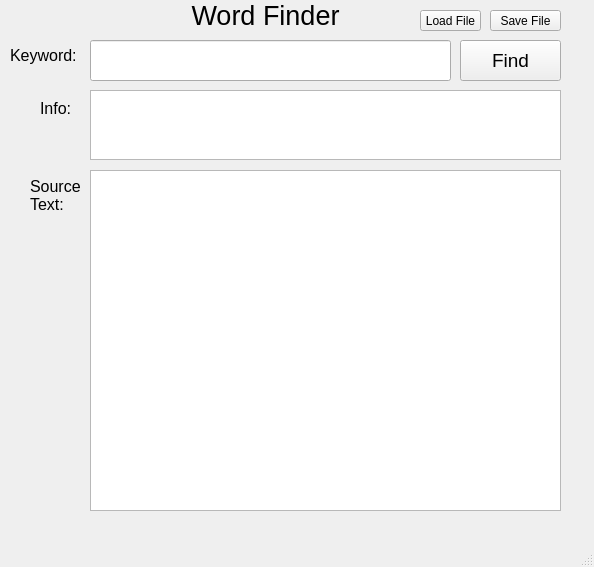
<?xml version="1.0" encoding="UTF-8"?>
<ui version="4.0">
 <class>MainWindow</class>
 <widget class="QMainWindow" name="MainWindow">
  <property name="geometry">
   <rect>
    <x>0</x>
    <y>0</y>
    <width>594</width>
    <height>567</height>
   </rect>
  </property>
  <property name="windowTitle">
   <string>MainWindow</string>
  </property>
  <widget class="QWidget" name="centralwidget">
   <widget class="QPushButton" name="loadFile">
    <property name="geometry">
     <rect>
      <x>420</x>
      <y>10</y>
      <width>61</width>
      <height>21</height>
     </rect>
    </property>
    <property name="text">
     <string>Load File</string>
    </property>
   </widget>
   <widget class="QPushButton" name="saveFile">
    <property name="geometry">
     <rect>
      <x>490</x>
      <y>10</y>
      <width>71</width>
      <height>21</height>
     </rect>
    </property>
    <property name="text">
     <string>Save File</string>
    </property>
   </widget>
   <widget class="QPushButton" name="findButton">
    <property name="geometry">
     <rect>
      <x>460</x>
      <y>40</y>
      <width>101</width>
      <height>41</height>
     </rect>
    </property>
    <property name="font">
     <font>
      <pointsize>14</pointsize>
     </font>
    </property>
    <property name="text">
     <string>Find</string>
    </property>
   </widget>
   <widget class="QTextEdit" name="infoBox">
    <property name="geometry">
     <rect>
      <x>90</x>
      <y>90</y>
      <width>471</width>
      <height>70</height>
     </rect>
    </property>
   </widget>
   <widget class="QTextEdit" name="sourceTextBox">
    <property name="geometry">
     <rect>
      <x>90</x>
      <y>170</y>
      <width>471</width>
      <height>341</height>
     </rect>
    </property>
   </widget>
   <widget class="QLabel" name="label">
    <property name="geometry">
     <rect>
      <x>10</x>
      <y>40</y>
      <width>71</width>
      <height>31</height>
     </rect>
    </property>
    <property name="font">
     <font>
      <pointsize>12</pointsize>
     </font>
    </property>
    <property name="text">
     <string>Keyword:</string>
    </property>
   </widget>
   <widget class="QLabel" name="label_2">
    <property name="geometry">
     <rect>
      <x>40</x>
      <y>100</y>
      <width>49</width>
      <height>16</height>
     </rect>
    </property>
    <property name="font">
     <font>
      <pointsize>12</pointsize>
     </font>
    </property>
    <property name="text">
     <string>Info:</string>
    </property>
   </widget>
   <widget class="QLabel" name="label_3">
    <property name="geometry">
     <rect>
      <x>30</x>
      <y>170</y>
      <width>71</width>
      <height>51</height>
     </rect>
    </property>
    <property name="font">
     <font>
      <pointsize>12</pointsize>
     </font>
    </property>
    <property name="text">
     <string>Source Text:</string>
    </property>
    <property name="wordWrap">
     <bool>true</bool>
    </property>
   </widget>
   <widget class="QLineEdit" name="input">
    <property name="geometry">
     <rect>
      <x>90</x>
      <y>40</y>
      <width>361</width>
      <height>41</height>
     </rect>
    </property>
   </widget>
   <widget class="QLabel" name="label_4">
    <property name="geometry">
     <rect>
      <x>110</x>
      <y>0</y>
      <width>311</width>
      <height>31</height>
     </rect>
    </property>
    <property name="font">
     <font>
      <pointsize>20</pointsize>
     </font>
    </property>
    <property name="text">
     <string>Word Finder</string>
    </property>
    <property name="alignment">
     <set>Qt::AlignmentFlag::AlignCenter</set>
    </property>
   </widget>
  </widget>
  <widget class="QMenuBar" name="menubar">
   <property name="geometry">
    <rect>
     <x>0</x>
     <y>0</y>
     <width>594</width>
     <height>21</height>
    </rect>
   </property>
  </widget>
  <widget class="QStatusBar" name="statusbar"/>
 </widget>
 <resources/>
 <connections/>
</ui>
